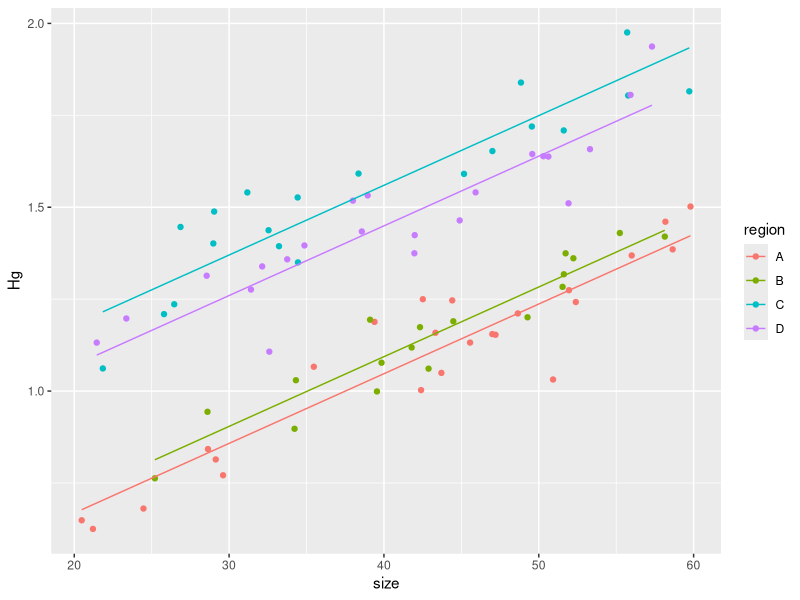
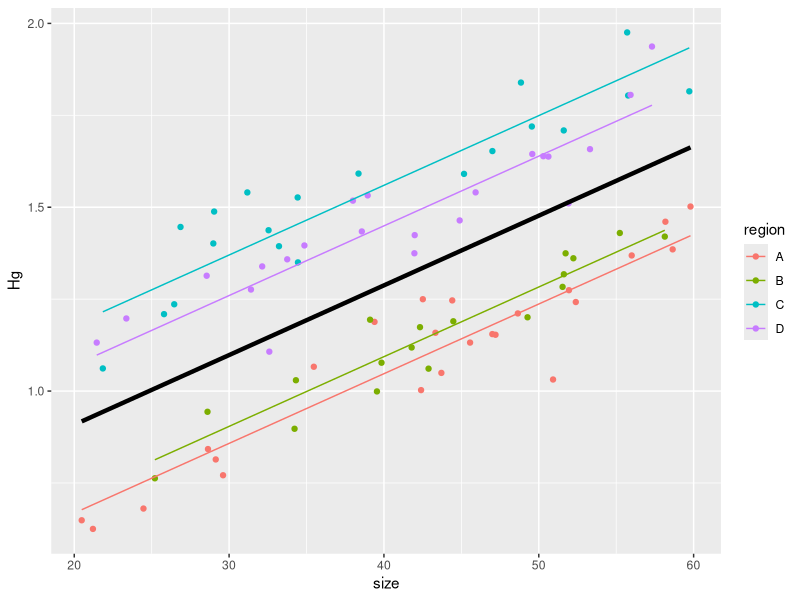
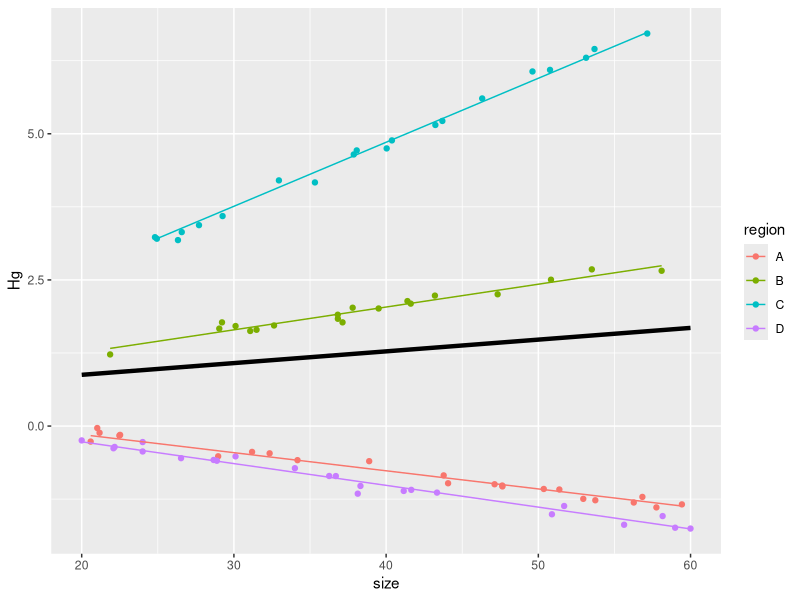
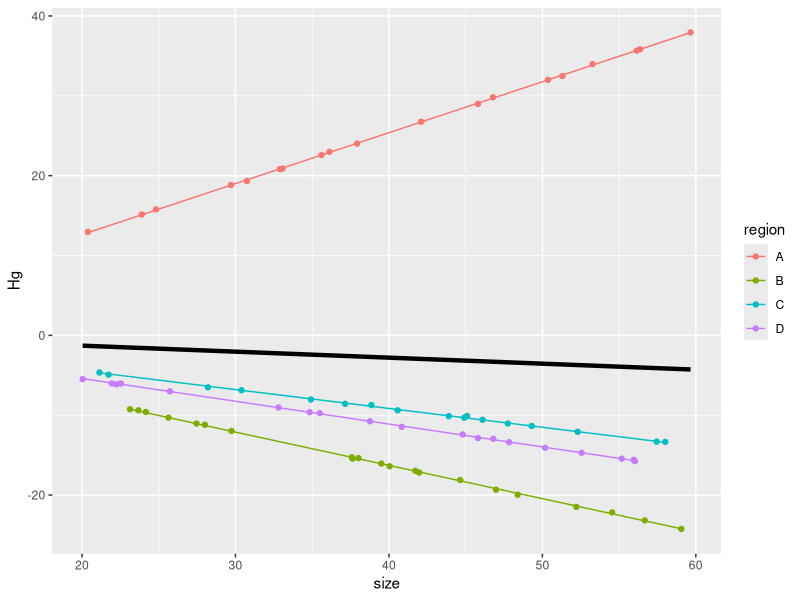
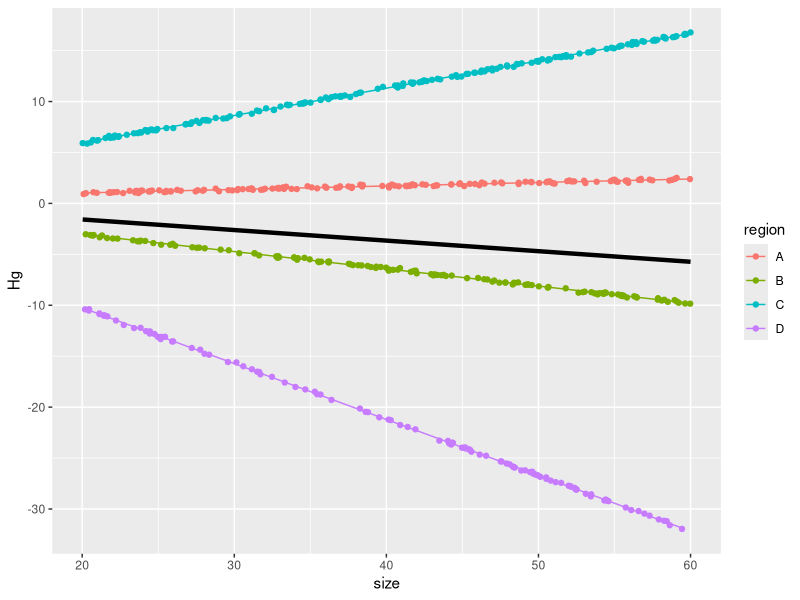

The R script that drew these images, in order:
## ---- chunk 1
gamma <- rnorm(n=4,mean=0,sd=0.25) 
## ---- chunk 2
N<- round(rnorm(4,20,2))
N
## ---- chunk 3
HgDat<-list()

## ---- chunk 4
for(i in 1:4){
  x<-runif(N[i],20,60)
  y<-0.5 + 0.018*x + gamma[i] + rnorm(N[i],0,0.08)
  Region<-rep(LETTERS[i],N[i])
  HgDat[[i]]<-data.frame(size=x,Hg=y,region=Region)
}
## ---- chunk 5
library(dplyr)
## ---- chunk 6
HgDat_df<-bind_rows(HgDat)
HgDat_df$region<-as.factor(HgDat_df$region)
## ---- chunk 7
library(knitr)
library(kableExtra)
library(dplyr)
kbl(HgDat_df, col.names = gsub("[.]", " ", names(HgDat_df)))%>%
  kable_paper() %>%
  scroll_box(width = "500px", height = "200px")

## ---- chunk 8
library(glmmTMB)
#| warning: False 
m1<- glmmTMB(Hg~size + (1|region), data=HgDat_df)

summary(m1)

## ---- chunk 9
0.08^2
0.25^2
## ---- chunk 10
preddata <- HgDat_df
preddata$predHg <- predict(m1, preddata)

## ---- chunk 11
#| warning: False 
library(ggplot2)
ggplot(data=HgDat_df, aes(x=size, y=Hg, col=region)) +
	geom_point() +
	geom_line(data=preddata, aes(x=size, y=predHg, col=region))
 
## ---- chunk 12
preddata <- HgDat_df
preddata$predHg <- predict(m1, preddata)
preddata$predHg_population <- predict(m1, preddata, re.form=~0)

ggplot(data=HgDat_df, aes(x=size, y=Hg, col=region)) +
	geom_point() +
	geom_line(data=preddata, aes(x=size, y=predHg, col=region))+
  geom_line(data=preddata, aes(x=size, y=predHg_population), 					col='black',linewidth=1.5) 
## ---- chunk 13
psi <- rnorm(n=4,mean=0,sd=0.25) 
gamma <- 0
N<- round(rnorm(4,20,2))

HgDat<-list()

for(i in 1:4){
  x<-runif(N[i],20,60)
  y<-0.5 + (0.018+psi[i])*x + gamma + rnorm(N[i],0,0.08)
  Region<-rep(LETTERS[i],N[i])
  HgDat[[i]]<-data.frame(size=x,Hg=y,region=Region)
}

HgDat_df<-bind_rows(HgDat)
HgDat_df$region<-as.factor(HgDat_df$region)

kbl(HgDat_df, col.names = gsub("[.]", " ", names(HgDat_df)))%>%
  kable_paper() %>%
  scroll_box(width = "500px", height = "200px")

m2<- glmmTMB(Hg~size + (0+size|region), data=HgDat_df)


summary(m2)

preddata <- HgDat_df
preddata$predHg <- predict(m2, preddata)

preddata <- HgDat_df
preddata$predHg <- predict(m2, preddata)
preddata$predHg_population <- predict(m2, preddata, re.form=~0)

ggplot(data=HgDat_df, aes(x=size, y=Hg, col=region)) +
	geom_point() +
	geom_line(data=preddata, aes(x=size, y=predHg, col=region))+
  geom_line(data=preddata, aes(x=size, y=predHg_population),col='black',linewidth=1.5) 


## ---- chunk 14
psi <- rnorm(n=4,mean=0,sd=0.25) 
gamma <- rnorm(n=4,mean=0,sd=0.25) 
N<- round(rnorm(4,20,2))

HgDat<-list()


for(i in 1:4){
  x<-runif(N[i],20,60)
  y<-0.5 + (0.018+psi[i])*x + gamma[i] + rnorm(N[i],0,0.08)
  Region<-rep(LETTERS[i],N[i])
  HgDat[[i]]<-data.frame(size=x,Hg=y,region=Region)
}

HgDat_df<-bind_rows(HgDat)
HgDat_df$region<-as.factor(HgDat_df$region)

kbl(HgDat_df, col.names = gsub("[.]", " ", names(HgDat_df)))%>%
  kable_paper() %>%
  scroll_box(width = "500px", height = "200px")

m3<- glmmTMB(Hg~size + (1 + size|region), data=HgDat_df)

summary(m3)

preddata <- HgDat_df
preddata$predHg <- predict(m3, preddata)
preddata$predHg_population <- predict(m3, preddata, re.form=~0)

ggplot(data=HgDat_df, aes(x=size, y=Hg, col=region)) +
	geom_point() +
	geom_line(data=preddata, aes(x=size, y=predHg, col=region))+
  geom_line(data=preddata, aes(x=size, y=predHg_population), 					col='black',linewidth=1.5) 


## ---- chunk 15
psi <- rnorm(n=4,mean=0,sd=0.25) 
gamma <- rnorm(n=4,mean=0,sd=0.25)
N<- round(rnorm(4,150,20))

HgDat<-list()


for(i in 1:4){
  x<-runif(N[i],20,60)
  y<-0.5 + (0.018+psi[i])*x + gamma[i] + rnorm(N[i],0,0.08)
  Region<-rep(LETTERS[i],N[i])
  HgDat[[i]]<-data.frame(size=x,Hg=y,region=Region)
}

HgDat_df<-bind_rows(HgDat)
HgDat_df$region<-as.factor(HgDat_df$region)

kbl(HgDat_df, col.names = gsub("[.]", " ", names(HgDat_df)))%>%
  kable_paper() %>%
  scroll_box(width = "500px", height = "200px")

m4<- glmmTMB(Hg~size + (1+size|region), data=HgDat_df)

summary(m4)

preddata <- HgDat_df
preddata$predHg <- predict(m4, preddata)
preddata$predHg_population <- predict(m4, preddata, re.form=~0)

ggplot(data=HgDat_df, aes(x=size, y=Hg, col=region)) +
	geom_point() +
	geom_line(data=preddata, aes(x=size, y=predHg, col=region))+
  geom_line(data=preddata, aes(x=size, y=predHg_population), 					col='black',linewidth=1.5) 
